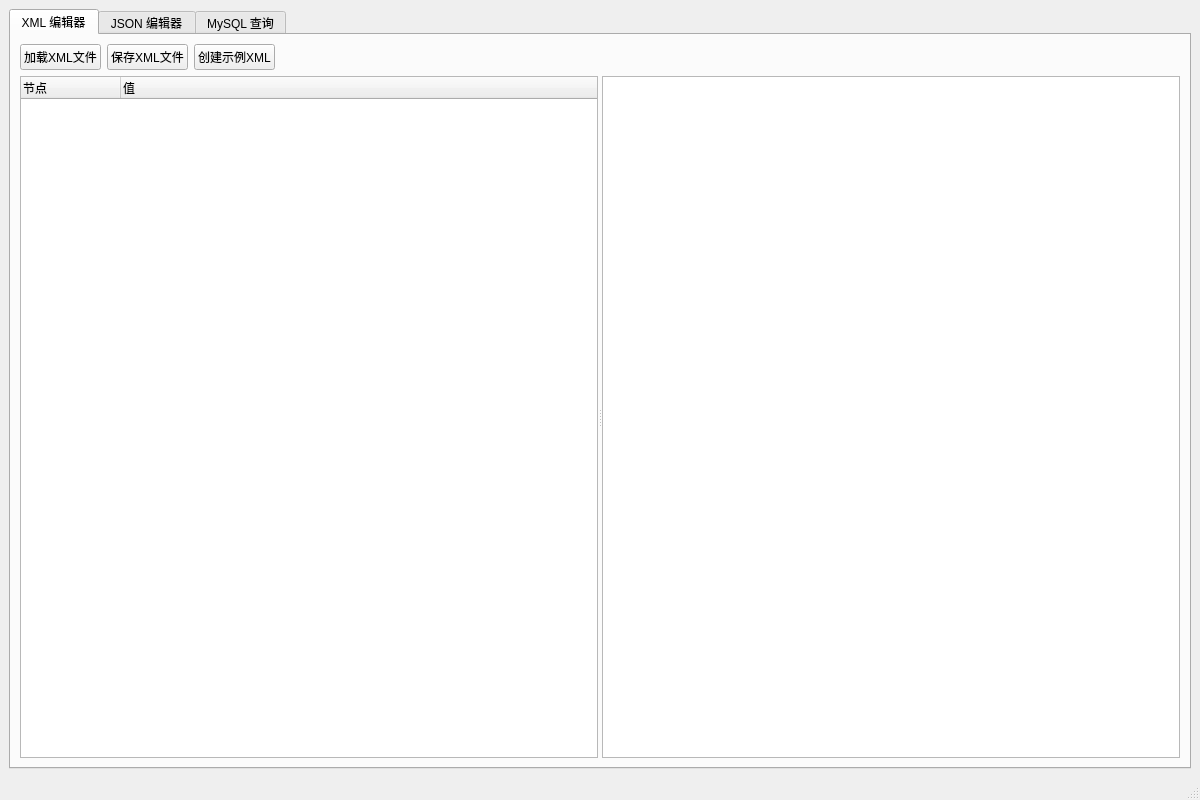
<?xml version="1.0" encoding="UTF-8"?>
<ui version="4.0">
 <class>MainWindow</class>
 <widget class="QMainWindow" name="MainWindow">
  <property name="geometry">
   <rect>
    <x>0</x>
    <y>0</y>
    <width>1200</width>
    <height>800</height>
   </rect>
  </property>
  <property name="windowTitle">
   <string>多功能文件处理工具</string>
  </property>
  <widget class="QWidget" name="centralwidget">
   <layout class="QVBoxLayout" name="verticalLayout">
    <item>
     <widget class="QTabWidget" name="tabWidget">
      <property name="currentIndex">
       <number>0</number>
      </property>
      <!-- XML 编辑器标签页 -->
      <widget class="QWidget" name="xmlTab">
       <attribute name="title">
        <string>XML 编辑器</string>
       </attribute>
       <layout class="QVBoxLayout" name="xmlLayout">
        <item>
         <layout class="QHBoxLayout" name="xmlButtonsLayout">
          <item>
           <widget class="QPushButton" name="loadXmlButton">
            <property name="text">
             <string>加载XML文件</string>
            </property>
           </widget>
          </item>
          <item>
           <widget class="QPushButton" name="saveXmlButton">
            <property name="text">
             <string>保存XML文件</string>
            </property>
           </widget>
          </item>
          <item>
           <widget class="QPushButton" name="createSampleXmlButton">
            <property name="text">
             <string>创建示例XML</string>
            </property>
           </widget>
          </item>
          <item>
           <spacer name="xmlSpacer">
            <property name="orientation">
             <enum>Qt::Horizontal</enum>
            </property>
            <property name="sizeHint" stdset="0">
             <size>
              <width>40</width>
              <height>20</height>
             </size>
            </property>
           </spacer>
          </item>
         </layout>
        </item>
        <item>
         <widget class="QSplitter" name="xmlSplitter">
          <property name="orientation">
           <enum>Qt::Horizontal</enum>
          </property>
          <widget class="QTreeWidget" name="xmlTreeWidget">
           <property name="headerHidden">
            <bool>false</bool>
           </property>
           <column>
            <property name="text">
             <string>节点</string>
            </property>
           </column>
           <column>
            <property name="text">
             <string>值</string>
            </property>
           </column>
          </widget>
          <widget class="QTextEdit" name="xmlTextEdit">
           <property name="font">
            <font>
             <family>Courier</family>
            </font>
           </property>
          </widget>
         </widget>
        </item>
       </layout>
      </widget>
      <!-- JSON 编辑器标签页 -->
      <widget class="QWidget" name="jsonTab">
       <attribute name="title">
        <string>JSON 编辑器</string>
       </attribute>
       <layout class="QVBoxLayout" name="jsonLayout">
        <item>
         <layout class="QHBoxLayout" name="jsonButtonsLayout">
          <item>
           <widget class="QPushButton" name="loadJsonButton">
            <property name="text">
             <string>加载JSON文件</string>
            </property>
           </widget>
          </item>
          <item>
           <widget class="QPushButton" name="saveJsonButton">
            <property name="text">
             <string>保存JSON文件</string>
            </property>
           </widget>
          </item>
          <item>
           <widget class="QPushButton" name="formatJsonButton">
            <property name="text">
             <string>格式化JSON</string>
            </property>
           </widget>
          </item>
          <item>
           <widget class="QPushButton" name="validateJsonButton">
            <property name="text">
             <string>验证JSON</string>
            </property>
           </widget>
          </item>
          <item>
           <spacer name="jsonSpacer">
            <property name="orientation">
             <enum>Qt::Horizontal</enum>
            </property>
            <property name="sizeHint" stdset="0">
             <size>
              <width>40</width>
              <height>20</height>
             </size>
            </property>
           </spacer>
          </item>
         </layout>
        </item>
        <item>
         <widget class="QSplitter" name="jsonSplitter">
          <property name="orientation">
           <enum>Qt::Horizontal</enum>
          </property>
          <widget class="QTextEdit" name="jsonTextEdit">
           <property name="font">
            <font>
             <family>Courier</family>
            </font>
           </property>
          </widget>
          <widget class="QTreeWidget" name="jsonTreeWidget">
           <property name="headerHidden">
            <bool>false</bool>
           </property>
           <column>
            <property name="text">
             <string>键</string>
            </property>
           </column>
           <column>
            <property name="text">
             <string>值</string>
            </property>
           </column>
           <column>
            <property name="text">
             <string>类型</string>
            </property>
           </column>
          </widget>
         </widget>
        </item>
       </layout>
      </widget>
      <!-- MySQL 查询标签页 -->
      <widget class="QWidget" name="mysqlTab">
       <attribute name="title">
        <string>MySQL 查询</string>
       </attribute>
       <layout class="QVBoxLayout" name="mysqlLayout">
        <item>
         <widget class="QGroupBox" name="connectionGroupBox">
          <property name="title">
           <string>数据库连接</string>
          </property>
          <layout class="QGridLayout" name="connectionLayout">
           <item row="0" column="0">
            <widget class="QLabel" name="hostLabel">
             <property name="text">
              <string>主机:</string>
             </property>
            </widget>
           </item>
           <item row="0" column="1">
            <widget class="QLineEdit" name="hostEdit">
             <property name="text">
              <string>localhost</string>
             </property>
            </widget>
           </item>
           <item row="0" column="2">
            <widget class="QLabel" name="portLabel">
             <property name="text">
              <string>端口:</string>
             </property>
            </widget>
           </item>
           <item row="0" column="3">
            <widget class="QLineEdit" name="portEdit">
             <property name="text">
              <string>3306</string>
             </property>
            </widget>
           </item>
           <item row="1" column="0">
            <widget class="QLabel" name="databaseLabel">
             <property name="text">
              <string>数据库:</string>
             </property>
            </widget>
           </item>
           <item row="1" column="1">
            <widget class="QLineEdit" name="databaseEdit"/>
           </item>
           <item row="1" column="2">
            <widget class="QLabel" name="usernameLabel">
             <property name="text">
              <string>用户名:</string>
             </property>
            </widget>
           </item>
           <item row="1" column="3">
            <widget class="QLineEdit" name="usernameEdit"/>
           </item>
           <item row="2" column="0">
            <widget class="QLabel" name="passwordLabel">
             <property name="text">
              <string>密码:</string>
             </property>
            </widget>
           </item>
           <item row="2" column="1">
            <widget class="QLineEdit" name="passwordEdit">
             <property name="echoMode">
              <enum>QLineEdit::Password</enum>
             </property>
            </widget>
           </item>
           <item row="2" column="2" colspan="2">
            <layout class="QHBoxLayout" name="connectionButtonsLayout">
             <item>
              <widget class="QPushButton" name="connectButton">
               <property name="text">
                <string>连接</string>
               </property>
              </widget>
             </item>
             <item>
              <widget class="QPushButton" name="disconnectButton">
               <property name="text">
                <string>断开连接</string>
               </property>
               <property name="enabled">
                <bool>false</bool>
               </property>
              </widget>
             </item>
            </layout>
           </item>
          </layout>
         </widget>
        </item>
        <item>
         <widget class="QGroupBox" name="queryGroupBox">
          <property name="title">
           <string>SQL 查询</string>
          </property>
          <layout class="QVBoxLayout" name="queryLayout">
           <item>
            <layout class="QHBoxLayout" name="queryButtonsLayout">
             <item>
              <widget class="QPushButton" name="executeButton">
               <property name="text">
                <string>执行查询</string>
               </property>
               <property name="enabled">
                <bool>false</bool>
               </property>
              </widget>
             </item>
             <item>
              <widget class="QPushButton" name="clearQueryButton">
               <property name="text">
                <string>清空查询</string>
               </property>
              </widget>
             </item>
             <item>
              <spacer name="querySpacer">
               <property name="orientation">
                <enum>Qt::Horizontal</enum>
               </property>
               <property name="sizeHint" stdset="0">
                <size>
                 <width>40</width>
                 <height>20</height>
                </size>
               </property>
              </spacer>
             </item>
            </layout>
           </item>
           <item>
            <widget class="QTextEdit" name="sqlTextEdit">
             <property name="maximumSize">
              <size>
               <width>16777215</width>
               <height>120</height>
              </size>
             </property>
             <property name="font">
              <font>
               <family>Courier</family>
              </font>
             </property>
             <property name="placeholderText">
              <string>在此输入SQL查询语句...</string>
             </property>
            </widget>
           </item>
          </layout>
         </widget>
        </item>
        <item>
         <widget class="QGroupBox" name="resultGroupBox">
          <property name="title">
           <string>查询结果</string>
          </property>
          <layout class="QVBoxLayout" name="resultLayout">
           <item>
            <widget class="QTableWidget" name="resultTableWidget"/>
           </item>
           <item>
            <widget class="QTextEdit" name="messageTextEdit">
             <property name="maximumSize">
              <size>
               <width>16777215</width>
               <height>80</height>
              </size>
             </property>
             <property name="font">
              <font>
               <family>Courier</family>
               <pointsize>9</pointsize>
              </font>
             </property>
             <property name="readOnly">
              <bool>true</bool>
             </property>
            </widget>
           </item>
          </layout>
         </widget>
        </item>
       </layout>
      </widget>
     </widget>
    </item>
   </layout>
  </widget>
  <widget class="QMenuBar" name="menubar">
   <property name="geometry">
    <rect>
     <x>0</x>
     <y>0</y>
     <width>1200</width>
     <height>36</height>
    </rect>
   </property>
  </widget>
  <widget class="QStatusBar" name="statusbar"/>
 </widget>
 <resources/>
 <connections/>
</ui>
